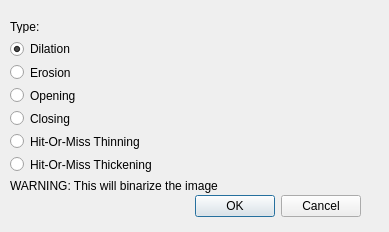
<?xml version="1.0" encoding="UTF-8"?>
<ui version="4.0">
 <class>MorphOpsDialog</class>
 <widget class="QDialog" name="MorphOpsDialog">
  <property name="geometry">
   <rect>
    <x>0</x>
    <y>0</y>
    <width>389</width>
    <height>232</height>
   </rect>
  </property>
  <property name="windowTitle">
   <string>Morphological Operations Settings</string>
  </property>
  <widget class="QDialogButtonBox" name="buttonBox">
   <property name="geometry">
    <rect>
     <x>20</x>
     <y>190</y>
     <width>341</width>
     <height>32</height>
    </rect>
   </property>
   <property name="autoFillBackground">
    <bool>false</bool>
   </property>
   <property name="orientation">
    <enum>Qt::Horizontal</enum>
   </property>
   <property name="standardButtons">
    <set>QDialogButtonBox::Cancel|QDialogButtonBox::Ok</set>
   </property>
  </widget>
  <widget class="QLabel" name="label_2">
   <property name="geometry">
    <rect>
     <x>10</x>
     <y>20</y>
     <width>47</width>
     <height>13</height>
    </rect>
   </property>
   <property name="text">
    <string>Type:</string>
   </property>
  </widget>
  <widget class="QWidget" name="verticalLayoutWidget">
   <property name="geometry">
    <rect>
     <x>10</x>
     <y>40</y>
     <width>351</width>
     <height>153</height>
    </rect>
   </property>
   <layout class="QVBoxLayout" name="verticalLayout">
    <item>
     <widget class="QRadioButton" name="dilationRadioButton">
      <property name="text">
       <string>Dilation</string>
      </property>
      <property name="checked">
       <bool>true</bool>
      </property>
     </widget>
    </item>
    <item>
     <widget class="QRadioButton" name="erosionRadioButton">
      <property name="text">
       <string>Erosion</string>
      </property>
     </widget>
    </item>
    <item>
     <widget class="QRadioButton" name="openingRadioButton">
      <property name="text">
       <string>Opening</string>
      </property>
     </widget>
    </item>
    <item>
     <widget class="QRadioButton" name="closingRadioButton">
      <property name="text">
       <string>Closing</string>
      </property>
     </widget>
    </item>
    <item>
     <widget class="QRadioButton" name="thinningRadioButton">
      <property name="text">
       <string>Hit-Or-Miss Thinning</string>
      </property>
     </widget>
    </item>
    <item>
     <widget class="QRadioButton" name="thickeningRadioButton">
      <property name="text">
       <string>Hit-Or-Miss Thickening</string>
      </property>
     </widget>
    </item>
    <item>
     <widget class="QLabel" name="label">
      <property name="text">
       <string>WARNING: This will binarize the image</string>
      </property>
     </widget>
    </item>
   </layout>
  </widget>
 </widget>
 <resources/>
 <connections>
  <connection>
   <sender>buttonBox</sender>
   <signal>accepted()</signal>
   <receiver>MorphOpsDialog</receiver>
   <slot>accept()</slot>
   <hints>
    <hint type="sourcelabel">
     <x>248</x>
     <y>254</y>
    </hint>
    <hint type="destinationlabel">
     <x>157</x>
     <y>274</y>
    </hint>
   </hints>
  </connection>
  <connection>
   <sender>buttonBox</sender>
   <signal>rejected()</signal>
   <receiver>MorphOpsDialog</receiver>
   <slot>reject()</slot>
   <hints>
    <hint type="sourcelabel">
     <x>316</x>
     <y>260</y>
    </hint>
    <hint type="destinationlabel">
     <x>286</x>
     <y>274</y>
    </hint>
   </hints>
  </connection>
 </connections>
</ui>
